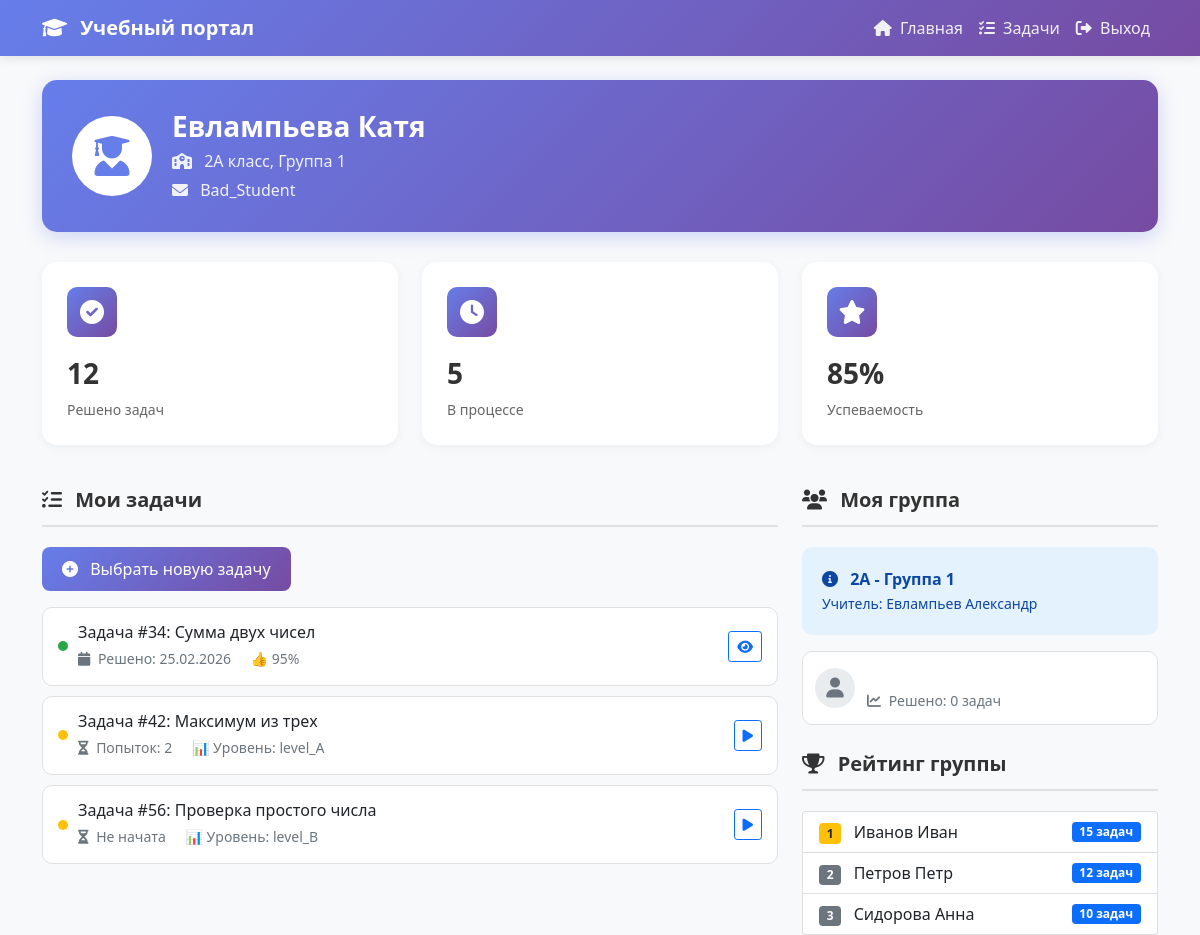
/users/student/dashboard/ (signed in), run on the app's committed database.
### users_app/models.py (models this page shows, shortened)
class User(AbstractUser):
    USER_TYPES = (
        ('teacher', 'Учитель'),
        ('student', 'Ученик'),
    )
    user_type = models.CharField(max_length=10, choices=USER_TYPES, default='student')
    middle_name = models.CharField('Отчество', max_length=50, blank=True)
    class Meta:
        verbose_name = 'Пользователь'
        verbose_name_plural = 'Пользователи'

class Group(models.Model):
    GROUP_NUMBERS = (
        (1, 'Группа 1'),
        (2, 'Группа 2'),
    )
    school_class = models.ForeignKey(SchoolClass, on_delete=models.CASCADE, related_name='groups')
    number = models.IntegerField('Номер группы', choices=GROUP_NUMBERS)
    teacher = models.ForeignKey(
        get_user_model(),
        on_delete=models.SET_NULL,
        null=True,
        blank=True,
        related_name='teacher_groups',
        limit_choices_to={'user_type': 'teacher'}
    )
    class Meta:
        verbose_name = 'Группа'
        verbose_name_plural = 'Группы'
        unique_together = ['school_class', 'number']

class SchoolClass(models.Model):
    number = models.IntegerField('Номер класса', validators=[MinValueValidator(1), MaxValueValidator(11)])
    letter = models.CharField('Буква класса', max_length=2)  # А, Б, В и т.д.
    class Meta:
        verbose_name = 'Класс'
        verbose_name_plural = 'Классы'
        unique_together = ['number', 'letter']
    def __str__(self):
        return f"{self.number}{self.letter}"

class StudentProfile(models.Model):
    user = models.OneToOneField(get_user_model(), on_delete=models.CASCADE, related_name='student_profile')
    group = models.ForeignKey(Group, on_delete=models.SET_NULL, null=True, related_name='students')
    solved_tasks = models.IntegerField('Решено задач', default=0)
    class Meta:
        verbose_name = 'Профиль ученика'
        verbose_name_plural = 'Профили учеников'

### users_app/views.py (the view)
# urls.py: path('student/dashboard/', views.student_dashboard, name='student_dashboard'),
@login_required
def student_dashboard(request):
    if request.user.user_type != 'student':
        return redirect('teacher_dashboard')
    try:
        profile = request.user.student_profile
        group = profile.group
        classmates = StudentProfile.objects.filter(group=group).exclude(user=request.user).select_related('user')
    except StudentProfile.DoesNotExist:
        profile = None
        group = None
        classmates = []
    context = {
        'profile': profile,
        'group': group,
        'classmates': classmates,
    }
    return render(request, 'users_app/st_dashboard.html', context)

### templates/users_app/st_dashboard.html (shortened to what this page needs)
<!DOCTYPE html>
<html lang="ru">
<head>
    <link href="https://cdn.jsdelivr.net/npm/bootstrap@5.1.3/dist/css/bootstrap.min.css" rel="stylesheet">
    <link rel="stylesheet" href="https://cdnjs.cloudflare.com/ajax/libs/font-awesome/6.0.0/css/all.min.css">
</head>
<body>
<nav class="navbar navbar-expand-lg navbar-dark">
    <div class="container">
        <a class="navbar-brand" href="#">
            <i class="fas fa-graduation-cap me-2"></i>
            Учебный портал
        </a>
        <div class="collapse navbar-collapse" id="navbarNav">
            <ul class="navbar-nav ms-auto">
                <li class="nav-item">
                    <a class="nav-link active" href="{% url 'student_dashboard' %}">
                        <i class="fas fa-home me-1"></i> Главная
                    </a>
                </li>
                <li class="nav-item">
                    <a class="nav-link" href="{% url 'tasks:task_list' %}">
                        <i class="fas fa-tasks me-1"></i> Задачи
                    </a>
                </li>
                <li class="nav-item">
                    <a class="nav-link" href="{% url 'logout' %}">
                        <i class="fas fa-sign-out-alt me-1"></i> Выход
                    </a>
                </li>
            </ul>
        </div>
    </div>
</nav>
<div class="container mt-4">
    <div class="user-info d-flex align-items-center">
        <div class="user-avatar">
            <i class="fas fa-user-graduate"></i>
        </div>
        <div class="user-details">
            <h3>{{ user.last_name }} {{ user.first_name }} {{ user.middle_name }}</h3>
            <p>
                <i class="fas fa-school me-2"></i>
                {% if group %}
                    {{ group.school_class }} класс, Группа {{ group.number }}
                {% else %}
                    Класс не назначен
                {% endif %}
            </p>
            <p>
                <i class="fas fa-envelope me-2"></i>
                {{ user.username }}
            </p>
        </div>
    </div>
    <div class="row mb-4">
        <div class="col-md-4 mb-3">
            <div class="stats-card">
                <div class="stats-icon">
                    <i class="fas fa-check-circle"></i>
                </div>
                <div class="stats-number">12</div>
                <div class="stats-label">Решено задач</div>
            </div>
        </div>
        <div class="col-md-4 mb-3">
            <div class="stats-card">
                <div class="stats-icon">
                    <i class="fas fa-clock"></i>
                </div>
                <div class="stats-number">5</div>
                <div class="stats-label">В процессе</div>
            </div>
        </div>
        <div class="col-md-4 mb-3">
            <div class="stats-card">
                <div class="stats-icon">
                    <i class="fas fa-star"></i>
                </div>
                <div class="stats-number">85%</div>
                <div class="stats-label">Успеваемость</div>
            </div>
        </div>
    </div>
    <div class="row">
        <div class="col-md-8">
            <div class="section-title">
                <i class="fas fa-tasks me-2"></i>
                Мои задачи
            </div>
            {% if group %}
                <div class="mb-3">
                    <a href="{% url 'tasks:task_list' %}" class="btn btn-primary">
                        <i class="fas fa-plus-circle me-2"></i>
                        Выбрать новую задачу
                    </a>
                </div>
            {% endif %}
            <div class="task-item">
                <div class="d-flex align-items-center">
                    <span class="task-status status-done"></span>
                    <div class="flex-grow-1">
                        <h6 class="mb-1">Задача #34: Сумма двух чисел</h6>
                        <small class="text-muted">
                            <i class="fas fa-calendar me-1"></i> Решено: 25.02.2026
                            <span class="ms-3">👍 95%</span>
                        </small>
                    </div>
                    <a href="#" class="btn btn-sm btn-outline-primary">
                        <i class="fas fa-eye"></i>
                    </a>
                </div>
            </div>
            <div class="task-item">
                <div class="d-flex align-items-center">
                    <span class="task-status status-pending"></span>
                    <div class="flex-grow-1">
                        <h6 class="mb-1">Задача #42: Максимум из трех</h6>
                        <small class="text-muted">
                            <i class="fas fa-hourglass-half me-1"></i> Попыток: 2
                            <span class="ms-3">📊 Уровень: level_A</span>
                        </small>
                    </div>
                    <a href="#" class="btn btn-sm btn-outline-primary">
                        <i class="fas fa-play"></i>
                    </a>
                </div>
            </div>
            <div class="task-item">
                <div class="d-flex align-items-center">
                    <span class="task-status status-pending"></span>
                    <div class="flex-grow-1">
                        <h6 class="mb-1">Задача #56: Проверка простого числа</h6>
                        <small class="text-muted">
                            <i class="fas fa-hourglass-half me-1"></i> Не начата
                            <span class="ms-3">📊 Уровень: level_B</span>
                        </small>
                    </div>
                    <a href="#" class="btn btn-sm btn-outline-primary">
                        <i class="fas fa-play"></i>
                    </a>
                </div>
            </div>
        </div>
        <div class="col-md-4">
            <div class="section-title">
                <i class="fas fa-users me-2"></i>
                Моя группа
            </div>
            {% if group %}
                <div class="alert alert-info">
                    <i class="fas fa-info-circle me-2"></i>
                    <strong>{{ group.school_class }} - Группа {{ group.number }}</strong><br>
                    <small>Учитель:
                        {% if group.teacher %}
                            {{ group.teacher.last_name }} {{ group.teacher.first_name }}
                        {% else %}
                            не назначен
                        {% endif %}
                    </small>
                </div>
                {% if classmates %}
                    {% for classmate in classmates %}
                        <div class="classmate-item">
                            <div class="classmate-avatar">
                                <i class="fas fa-user"></i>
                            </div>
                            <div>
                                <strong>{{ classmate.last_name }} {{ classmate.first_name }}</strong><br>
                                <small class="text-muted">
                                    <i class="fas fa-chart-line me-1"></i>
                                    Решено: {{ classmate.student_profile.solved_tasks|default:"0" }} задач
                                </small>
                            </div>
                        </div>
                    {% endfor %}
                {% else %}
                    <div class="text-center text-muted py-4">
                        <i class="fas fa-user-friends fa-3x mb-3"></i>
                        <p>В вашей группе пока нет других учеников</p>
                    </div>
                {% endif %}
            {% else %}
                <div class="alert alert-warning">
                    <i class="fas fa-exclamation-triangle me-2"></i>
                    Вам еще не назначена группа. Обратитесь к учителю.
                </div>
            {% endif %}
            <div class="section-title mt-4">
                <i class="fas fa-trophy me-2"></i>
                Рейтинг группы
            </div>
            <div class="list-group">
                <div class="list-group-item d-flex justify-content-between align-items-center">
                    <div>
                        <span class="badge bg-warning text-dark me-2">1</span>
                        Иванов Иван
                    </div>
                    <span class="badge bg-primary">15 задач</span>
                </div>
                <div class="list-group-item d-flex justify-content-between align-items-center">
                    <div>
                        <span class="badge bg-secondary me-2">2</span>
                        Петров Петр
                    </div>
                    <span class="badge bg-primary">12 задач</span>
                </div>
                <div class="list-group-item d-flex justify-content-between align-items-center">
                    <div>
                        <span class="badge bg-secondary me-2">3</span>
                        Сидорова Анна
                    </div>
                    <span class="badge bg-primary">10 задач</span>
                </div>
            </div>
        </div>
    </div>
</div>
</body>
</html>

### templates/users_app/st_dashboard.html (style rules this page uses)
body { background: #f8f9fa; font-family: 'Segoe UI', Tahoma, Geneva, Verdana, sans-serif; }
.navbar { background: linear-gradient(135deg, #667eea 0%, #764ba2 100%); box-shadow: 0 2px 10px rgba(0, 0, 0, 0.1); }
.navbar-brand { color: white !important; font-weight: 600; }
.nav-link { color: rgba(255, 255, 255, 0.9) !important; }
.user-info { background: linear-gradient(135deg, #667eea 0%, #764ba2 100%); color: white; padding: 30px; border-radius: 15px; margin-bottom: 30px; box-shadow: 0 5px 20px rgba(102, 126, 234, 0.3); }
.user-avatar { width: 80px; height: 80px; background: white; border-radius: 50%; display: flex; align-items: center; justify-content: center; margin-right: 20px; }
.user-avatar i { font-size: 40px; color: #667eea; }
.user-details h3 { margin: 0; font-weight: 600; }
.user-details p { margin: 5px 0 0; opacity: 0.9; }
.stats-card { background: white; border-radius: 15px; padding: 25px; box-shadow: 0 2px 10px rgba(0, 0, 0, 0.05); transition: transform 0.3s; height: 100%; }
.stats-icon { width: 50px; height: 50px; background: linear-gradient(135deg, #667eea 0%, #764ba2 100%); border-radius: 10px; display: flex; align-items: center; justify-content: center; margin-bottom: 15px; }
.stats-icon i { font-size: 24px; color: white; }
.stats-number { font-size: 28px; font-weight: 700; color: #333; margin: 10px 0 5px; }
.stats-label { color: #666; font-size: 14px; }
.section-title { font-size: 20px; font-weight: 600; color: #333; margin-bottom: 20px; padding-bottom: 10px; border-bottom: 2px solid #e0e0e0; }
.task-item { background: white; border-radius: 10px; padding: 15px; margin-bottom: 10px; border: 1px solid #e0e0e0; transition: all 0.3s; }
.task-status { width: 10px; height: 10px; border-radius: 50%; display: inline-block; margin-right: 10px; }
.status-done { background: #28a745; }
.status-pending { background: #ffc107; }
.classmate-item { background: white; border-radius: 10px; padding: 12px; margin-bottom: 8px; border: 1px solid #e0e0e0; display: flex; align-items: center; }
.classmate-avatar { width: 40px; height: 40px; background: #e9ecef; border-radius: 50%; display: flex; align-items: center; justify-content: center; margin-right: 12px; }
.classmate-avatar i { font-size: 20px; color: #6c757d; }
.btn-primary { background: linear-gradient(135deg, #667eea 0%, #764ba2 100%); border: none; border-radius: 8px; padding: 10px 20px; font-weight: 500; }
.alert-info { background: #e3f2fd; border: none; border-radius: 10px; padding: 20px; color: #0d47a1; }

### data on the page
User: last_name "Евлампьева", first_name "Катя", username "Bad_Student"
Group: school_class "2А", number "1", teacher.last_name "Евлампьев", teacher.first_name "Александр"
StudentProfile: student_profile.solved_tasks "0"
